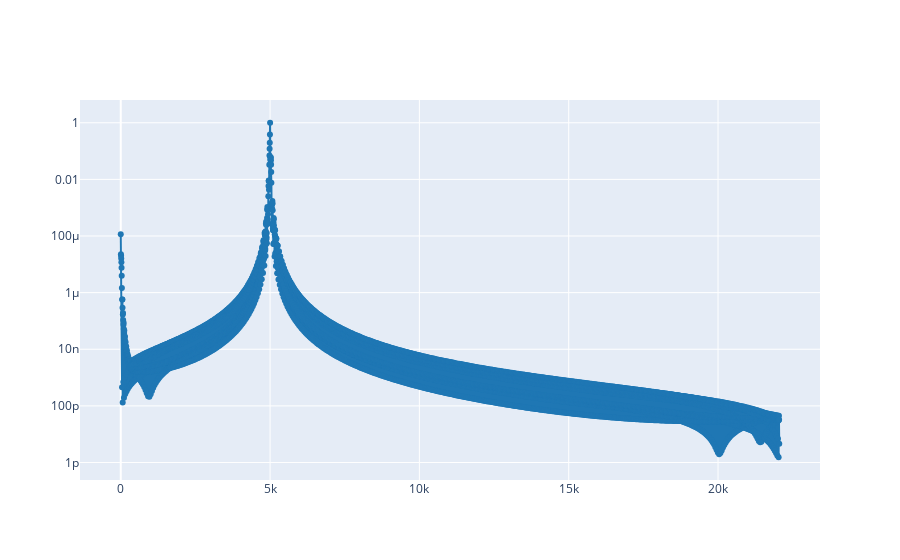

Source (notebook cell):
### Markdown cell above
We can plot the spectrum (one slice of the spectrogram) of the signal at an specific time using the `plot_spectrum_at` function. For instance, we can see the spectrum of the signal at the 0.5 seconds:

### Code cell
plot_spectrum_at(ff, tt, S, 0.5)

### Figure 1 — Plotly figure (JSON) as saved in the notebook; plotly's stock layout.template omitted (floating-point values rounded to 4 significant figures; data arrays with more than 128 entries replaced by an {"elided": "..."} marker saying what was removed)
{"data": [{"line": {"color": "#1f77b4", "shape": "linear"}, "mode": "lines+markers", "type": "scatter", "x": {"elided": "4097 float values"}, "y": {"elided": "4097 float values"}}], "layout": {"yaxis": {"type": "log"}}}
